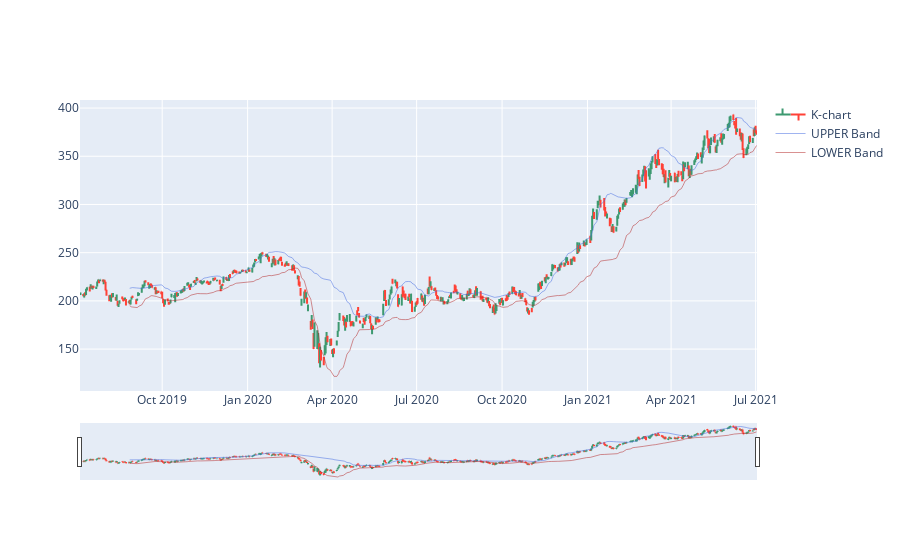

Here is the notebook cell this chart was saved with:
### Code cell
import plotly.graph_objects as go
# 准备画布
fig = go.Figure()

fig = go.Figure(data=go.Ohlc(x=df_polygon.index,
                    open=df_polygon['Open'],
                    high=df_polygon['High'],
                    low=df_polygon['Low'],
                    close=df_polygon['Adj Close'],
                    name='K-chart'))


fig.add_trace(go.Scatter(  # 
    x=UPPER.index, 
    y=UPPER,               
    mode='lines', # line mode          
    name='UPPER Band',
    line=dict(color='royalblue', width=0.5))) # or color='#00ffff'

fig.add_trace(go.Scatter(  # 
    x=df_polygon.index, 
    y=LOWER,               
    mode='lines', # line mode              
    name='LOWER Band',
    line=dict(color='firebrick', width=0.5))) # or color='#0000ff'

fig.show()

### Figure 1 — Plotly figure (JSON) as saved in the notebook; plotly's stock layout.template omitted (floating-point values rounded to 4 significant figures; data arrays with more than 128 entries replaced by an {"elided": "..."} marker saying what was removed)
{"data": [{"close": {"elided": "504 float values"}, "high": {"elided": "504 float values"}, "low": {"elided": "504 float values"}, "name": "K-chart", "open": {"elided": "504 float values"}, "type": "ohlc", "x": {"elided": "504 str values"}}, {"line": {"color": "royalblue", "width": 0.5}, "mode": "lines", "name": "UPPER Band", "type": "scatter", "x": {"elided": "504 str values"}, "y": {"elided": "504 float values"}}, {"line": {"color": "firebrick", "width": 0.5}, "mode": "lines", "name": "LOWER Band", "type": "scatter", "x": {"elided": "504 str values"}, "y": {"elided": "504 float values"}}], "layout": {}}
